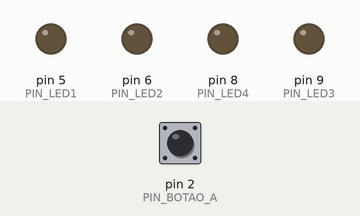
Simulated run of this sketch. Board: Arduino Uno, built with avr-gcc and run on an emulated ATmega328P. Shown: output pins drawn as LEDs (lit = HIGH). The test bench sets the inputs (shaded band); at power-on: pin 2 (PIN_BOTAO_A) HIGH. What the sketch prints to the serial monitor is not drawn.

Above: at 1.2 s.
1.3 s: pin 2 (PIN_BOTAO_A) pulled LOW for 0.15 s
At 2.1 s:
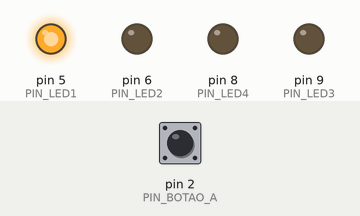
At 14.2 s:
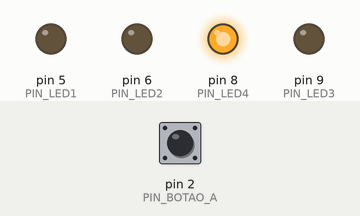
Timing chart, 0 to 18.8 s (numbered marks = the images above; inputs shaded):
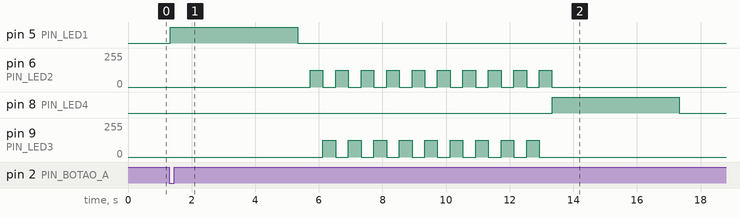

The sketch:

exercicio20.ino
```cpp
// ============================================================
//  Ciclo de Lavagem Industrial
//  - Botao A no pino 2   -> inicia ciclo
//  - LED 1 no pino 5     -> Enchimento
//  - LED 2 no pino 6     -> Lavagem (PWM 50%, alterna com LED 3)
//  - LED 3 no pino 9     -> Lavagem (PWM 50%, alterna com LED 2)
//  - LED 4 no pino 8     -> Drenagem
// ============================================================

const int PIN_BOTAO_A = 2;
const int PIN_LED1    = 5;   // Enchimento
const int PIN_LED2    = 6;   // Lavagem A — PWM
const int PIN_LED3    = 9;   // Lavagem B — PWM
const int PIN_LED4    = 8;   // Drenagem

const unsigned long TEMPO_ENCHIMENTO = 4000;  // 4 s
const unsigned long TEMPO_LAVAGEM    = 8000;  // 8 s
const unsigned long TEMPO_DRENAGEM   = 4000;  // 4 s
const unsigned long BLINK_LAVAGEM_MS = 400;   // intervalo de alternancia

const int PWM_LAVAGEM = 127;  // 50% de 255

enum Estado { AGUARDANDO, ENCHIMENTO, LAVAGEM, DRENAGEM };
Estado estado = AGUARDANDO;

unsigned long inicioEtapa = 0;
unsigned long ultimoAlterna = 0;
bool          faseAlterna   = false;
bool          anteriorA     = HIGH;

// ============================================================
void setup() {
  pinMode(PIN_BOTAO_A, INPUT_PULLUP);
  pinMode(PIN_LED1,    OUTPUT);
  pinMode(PIN_LED2,    OUTPUT);
  pinMode(PIN_LED3,    OUTPUT);
  pinMode(PIN_LED4,    OUTPUT);

  digitalWrite(PIN_LED1, LOW);
  analogWrite (PIN_LED2, 0);
  analogWrite (PIN_LED3, 0);
  digitalWrite(PIN_LED4, LOW);

  Serial.begin(9600);
  Serial.println("Sistema pronto. Pressione Botao A para iniciar o ciclo.");
}

// ============================================================
bool clicouA() {
  bool leitura = digitalRead(PIN_BOTAO_A);
  if (leitura == LOW && anteriorA == HIGH) {
    delay(30);
    anteriorA = digitalRead(PIN_BOTAO_A);
    return (anteriorA == LOW);
  }
  anteriorA = leitura;
  return false;
}

// ============================================================
void apagarTudo() {
  digitalWrite(PIN_LED1, LOW);
  analogWrite (PIN_LED2, 0);
  analogWrite (PIN_LED3, 0);
  digitalWrite(PIN_LED4, LOW);
}

// ============================================================
void iniciarEnchimento() {
  apagarTudo();
  digitalWrite(PIN_LED1, HIGH);
  inicioEtapa = millis();
  estado      = ENCHIMENTO;
  Serial.println("");
  Serial.println("ETAPA 1/3 — Enchimento iniciado (4s)");
}

void iniciarLavagem() {
  apagarTudo();
  faseAlterna  = false;
  ultimoAlterna = millis();
  inicioEtapa  = millis();
  estado       = LAVAGEM;
  Serial.println("ETAPA 2/3 — Lavagem iniciada (8s)");
}

void iniciarDrenagem() {
  apagarTudo();
  digitalWrite(PIN_LED4, HIGH);
  inicioEtapa = millis();
  estado      = DRENAGEM;
  Serial.println("ETAPA 3/3 — Drenagem iniciada (4s)");
}

// ============================================================
// Barra de progresso da etapa atual
void imprimirProgresso(unsigned long decorrido, unsigned long total) {
  int pos = map(decorrido, 0, total, 0, 20);
  pos = constrain(pos, 0, 20);
  Serial.print("[");
  for (int i = 0; i < 20; i++) {
    if (i < pos) Serial.print("=");
    else         Serial.print(".");
  }
  Serial.print("] ");
  int restante = (int)((total - decorrido) / 1000) + 1;
  Serial.print(restante);
  Serial.println("s");
}

// ============================================================
void loop() {
  unsigned long agora = millis();
  bool bA = clicouA();

  switch (estado) {

    // --------------------------------------------------------
    case AGUARDANDO:
      if (bA) {
        iniciarEnchimento();
      }
      break;

    // --------------------------------------------------------
    case ENCHIMENTO: {
      unsigned long decorrido = agora - inicioEtapa;

      // Progresso a cada segundo
      static unsigned long ultimoLog = 0;
      if (agora - ultimoLog >= 1000) {
        ultimoLog = agora;
        Serial.print("  Enchimento: ");
        imprimirProgresso(decorrido, TEMPO_ENCHIMENTO);
      }

      if (decorrido >= TEMPO_ENCHIMENTO) {
        iniciarLavagem();
      }
      break;
    }

    // --------------------------------------------------------
    case LAVAGEM: {
      unsigned long decorrido = agora - inicioEtapa;

      // Alternancia PWM entre LED 2 e LED 3
      if (agora - ultimoAlterna >= BLINK_LAVAGEM_MS) {
        ultimoAlterna = agora;
        faseAlterna   = !faseAlterna;

        if (faseAlterna) {
          analogWrite(PIN_LED2, PWM_LAVAGEM);
          analogWrite(PIN_LED3, 0);
        } else {
          analogWrite(PIN_LED2, 0);
          analogWrite(PIN_LED3, PWM_LAVAGEM);
        }
      }

      // Progresso a cada segundo
      static unsigned long ultimoLog = 0;
      if (agora - ultimoLog >= 1000) {
        ultimoLog = agora;
        Serial.print("  Lavagem:    ");
        imprimirProgresso(decorrido, TEMPO_LAVAGEM);
      }

      if (decorrido >= TEMPO_LAVAGEM) {
        iniciarDrenagem();
      }
      break;
    }

    // --------------------------------------------------------
    case DRENAGEM: {
      unsigned long decorrido = agora - inicioEtapa;

      // Progresso a cada segundo
      static unsigned long ultimoLog = 0;
      if (agora - ultimoLog >= 1000) {
        ultimoLog = agora;
        Serial.print("  Drenagem:   ");
        imprimirProgresso(decorrido, TEMPO_DRENAGEM);
      }

      if (decorrido >= TEMPO_DRENAGEM) {
        apagarTudo();
        estado = AGUARDANDO;
        Serial.println("");
        Serial.println("Ciclo concluido! Pressione Botao A para novo ciclo.");
      }
      break;
    }
  }
}
```

Measured:
- after the input at 1.3 s, pin 5 (PIN_LED1): LOW → HIGH at once, → LOW 4.0 s later; pin 6 (PIN_LED2): alternates 127/255 for 0.40 s and 0/255 for 0.40 s, 20 changes in all, then stays 0/255, starting after 4.4 s
